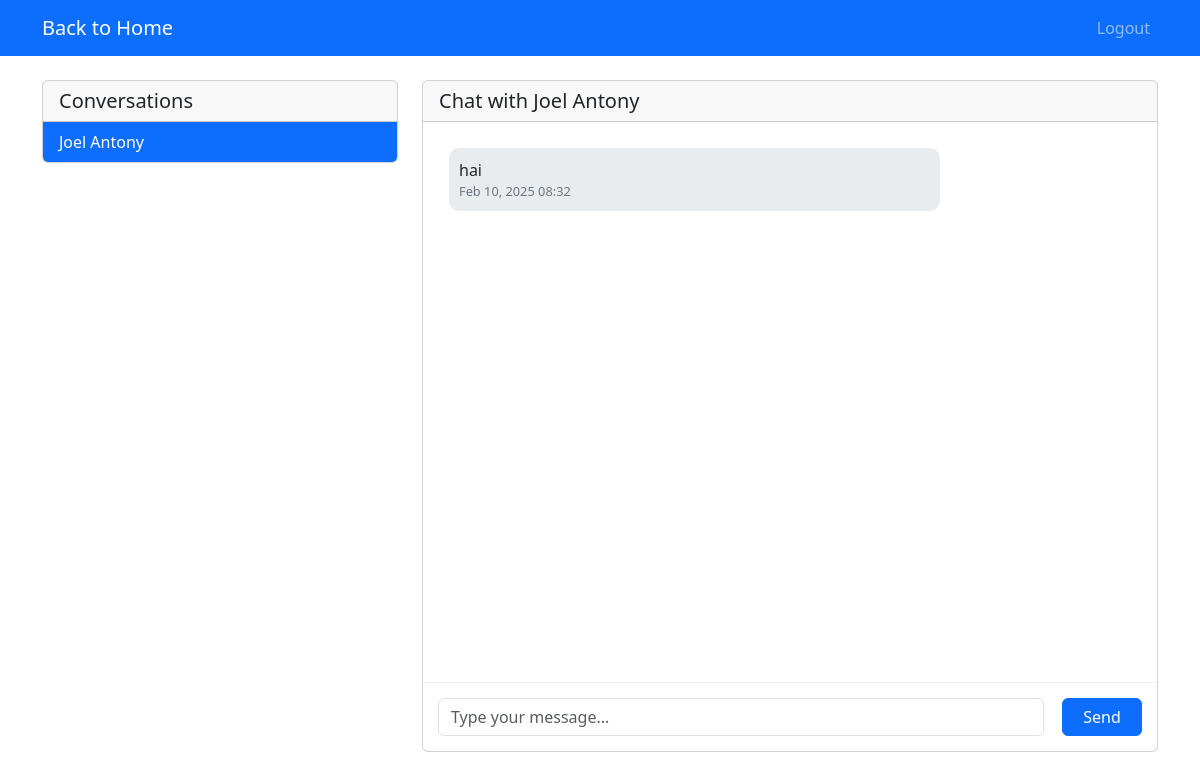
Screenshot of /chat/?user=3 (signed in) with the database file from the repository.
### base/models.py (models this page shows, shortened)
class Customer(models.Model):
    USER_TYPE_CHOICES = [
        ('customer', 'Customer'),
        ('admin', 'Admin'),
    ]
    customer_id = models.AutoField(primary_key=True)
    name = models.CharField(max_length=100)
    email = models.EmailField(unique=True)
    password = models.CharField(max_length=128)
    phone = models.CharField(max_length=15,null=True)
    address = models.TextField(null=True)
    pincode = models.CharField(max_length=6, null=True)
    reset_password_token = models.CharField(max_length=100, null=True, blank=True)
    reset_password_expires = models.DateTimeField(null=True, blank=True)
    user_type = models.CharField(max_length=20, choices=USER_TYPE_CHOICES, default='customer')
    is_active = models.BooleanField(default=True)

class ChatMessage(models.Model):
    sender = models.ForeignKey(Customer, on_delete=models.CASCADE, related_name='sent_messages')
    receiver = models.ForeignKey(Customer, on_delete=models.CASCADE, related_name='received_messages')
    message = models.TextField()
    timestamp = models.DateTimeField(auto_now_add=True)
    is_read = models.BooleanField(default=False)
    class Meta:
        ordering = ['timestamp']

### base/views.py (the view)
# urls.py: path('chat/', views.chat_view, name='chat'),
@never_cache
def chat_view(request):
    customer_id = request.session.get('customer_id')
    if not customer_id:
        messages.error(request, 'Please login to access chat')
        return redirect('login')
    try:
        current_customer = Customer.objects.get(customer_id=customer_id)
        chat_users = Customer.objects.filter(
            Q(customer_id__in=ChatMessage.objects.filter(receiver=current_customer).values('sender__customer_id')) |
            Q(customer_id__in=ChatMessage.objects.filter(sender=current_customer).values('receiver__customer_id'))
        ).distinct()
        if current_customer.user_type == 'admin':
            customers = Customer.objects.filter(user_type='customer', is_active=True)
            chat_users = chat_users.union(customers)
        else:
            admins = Customer.objects.filter(user_type='admin', is_active=True)
            chat_users = chat_users.union(admins)
        unread_counts = {}
        for user in chat_users:
            unread_counts[user.customer_id] = ChatMessage.objects.filter(
                sender=user,
                receiver=current_customer,
                is_read=False
            ).count()
        current_chat_user_id = request.GET.get('user')
        current_chat_user = None
        messages_list = []
        if current_chat_user_id:
            try:
                current_chat_user = Customer.objects.get(customer_id=current_chat_user_id)
                messages_list = ChatMessage.objects.filter(
                    (Q(sender=current_customer) & Q(receiver=current_chat_user)) |
                    (Q(sender=current_chat_user) & Q(receiver=current_customer))
                ).order_by('timestamp')
                messages_list.filter(receiver=current_customer, is_read=False).update(is_read=True)
                unread_counts[current_chat_user_id] = 0
            except Customer.DoesNotExist:
                pass
        context = {
            'chat_users': chat_users,
            'current_chat_user': current_chat_user,
            'messages': messages_list,
            'unread_counts': unread_counts,
            'current_customer': current_customer,
        }
        return render(request, 'chat.html', context)
    except Customer.DoesNotExist:
        messages.error(request, 'Customer account not found')
        return redirect('login')
    except Exception as e:
        logger.error(f"Error in chat view: {str(e)}")
        messages.error(request, "Error accessing chat")
        return redirect('home')

### base/templatetags/chat_filters.py (called while the page is built)
@register.filter
def get_item(dictionary, key):
    return dictionary.get(key, 0)

### base/templates/chat.html (shortened to what this page needs)
{% load static %}
{% load chat_filters %}
<!DOCTYPE html>
<html lang="en">
<head>
    <link href="https://cdn.jsdelivr.net/npm/bootstrap@5.3.0-alpha1/dist/css/bootstrap.min.css" rel="stylesheet">
</head>
<body>
    <nav class="navbar navbar-expand-lg navbar-dark bg-primary">
        <div class="container">
            <a class="navbar-brand" href="{% if current_customer.user_type == 'admin' %}{% url 'admin_dashboard' %}{% else %}{% url 'home' %}{% endif %}">
                {% if current_customer.user_type == 'admin' %}
                    <i class="fas fa-arrow-left"></i> Back to Admin Dashboard
                {% else %}
                     Back to Home
                {% endif %}
            </a>
            <div class="collapse navbar-collapse" id="navbarNav">
                <ul class="navbar-nav ms-auto">
                    <li class="nav-item">
                        <a class="nav-link" href="{% url 'logout' %}">
                             Logout
                        </a>
                    </li>
                </ul>
            </div>
        </div>
    </nav>
    <div class="container mt-4">
        <div class="row">
            <div class="col-md-4">
                <div class="card">
                    <div class="card-header">
                        <h5 class="mb-0">Conversations</h5>
                    </div>
                    <div class="list-group list-group-flush">
                        {% for user in chat_users %}
                        <a href="{% url 'chat' %}?user={{ user.customer_id }}"
                           class="list-group-item list-group-item-action d-flex justify-content-between align-items-center {% if current_chat_user.customer_id == user.customer_id %}active{% endif %}">
                            <div>
                                 {{ user.name }}
                            </div>
                        </a>
                        {% endfor %}
                    </div>
                </div>
            </div>
            <div class="col-md-8">
                <div class="card">
                    <div class="card-header">
                        <h5 class="mb-0">
                            {% if current_chat_user %}
                                Chat with {{ current_chat_user.name }}
                            {% else %}
                                Select a user to start chatting
                            {% endif %}
                        </h5>
                    </div>
                    <div class="card-body chat-container" id="chatContainer">
                        {% for message in messages %}
                        <div class="message {% if message.sender.customer_id == current_customer.customer_id %}sent{% else %}received{% endif %}">
                            {{ message.message }}
                            <div class="timestamp">{{ message.timestamp|date:"M d, Y H:i" }}</div>
                        </div>
                        {% endfor %}
                    </div>
                    <div class="chat-input">
                        <form id="messageForm" class="d-flex">
                            <input type="text" class="form-control" name="message" id="messageInput" placeholder="Type your message..." required>
                            <button type="submit" class="btn btn-primary ms-2">Send</button>
                        </form>
                    </div>
                </div>
            </div>
        </div>
    </div>
</body>
</html>

### base/templates/chat.html (style rules this page uses)
.chat-container { height: 70vh; overflow-y: auto; }
.message { margin: 10px; padding: 10px; border-radius: 10px; max-width: 70%; }
.received { background-color: #e9ecef; margin-right: auto; }
.timestamp { font-size: 0.8em; color: #6c757d; }
.chat-input { padding: 15px; border-top: 1px solid #eee; }
.chat-input form { display: flex; gap: 10px; }
.chat-input input { flex-grow: 1; }
.chat-input button { min-width: 80px; }

### rows the page displays
Customer: name "Joel Antony"
ChatMessage: message "hai", timestamp "Feb 10, 2025 08:32"
